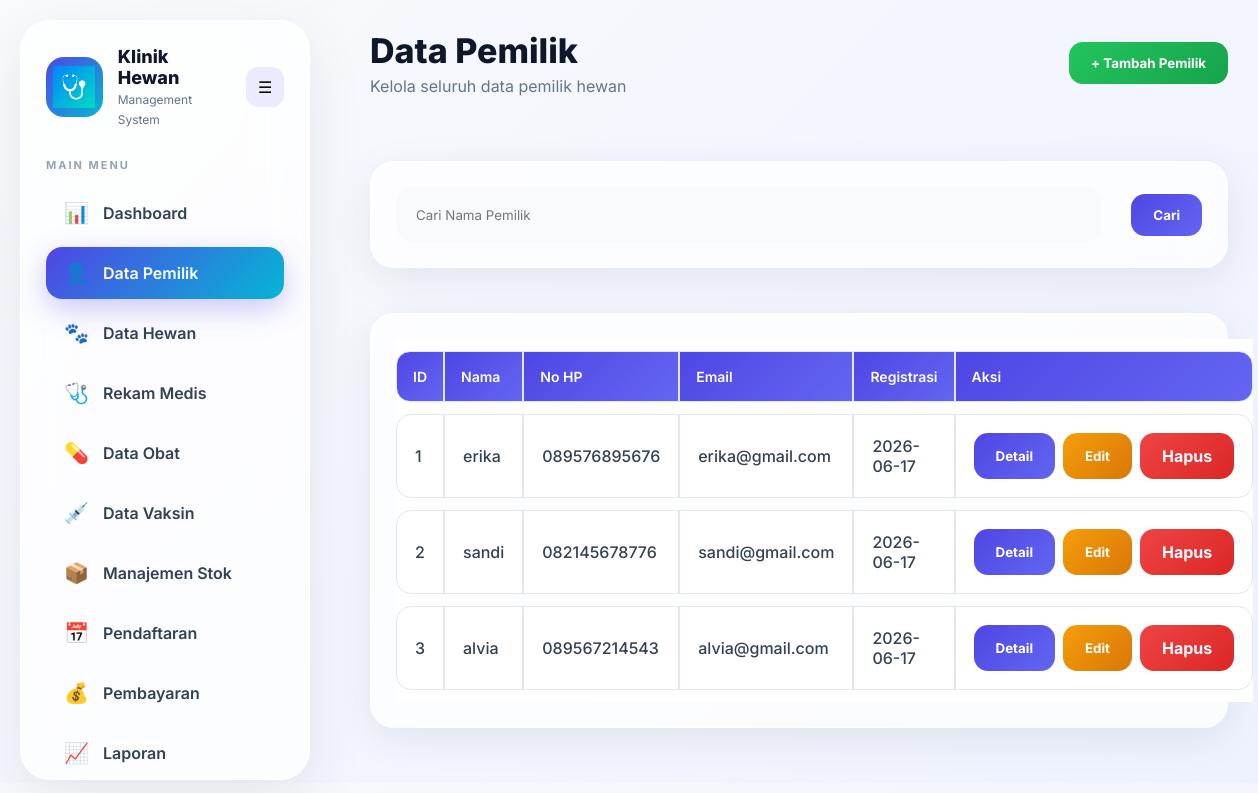
The page /pemilik/pemilik.php (signed in) on the database as committed earlier.
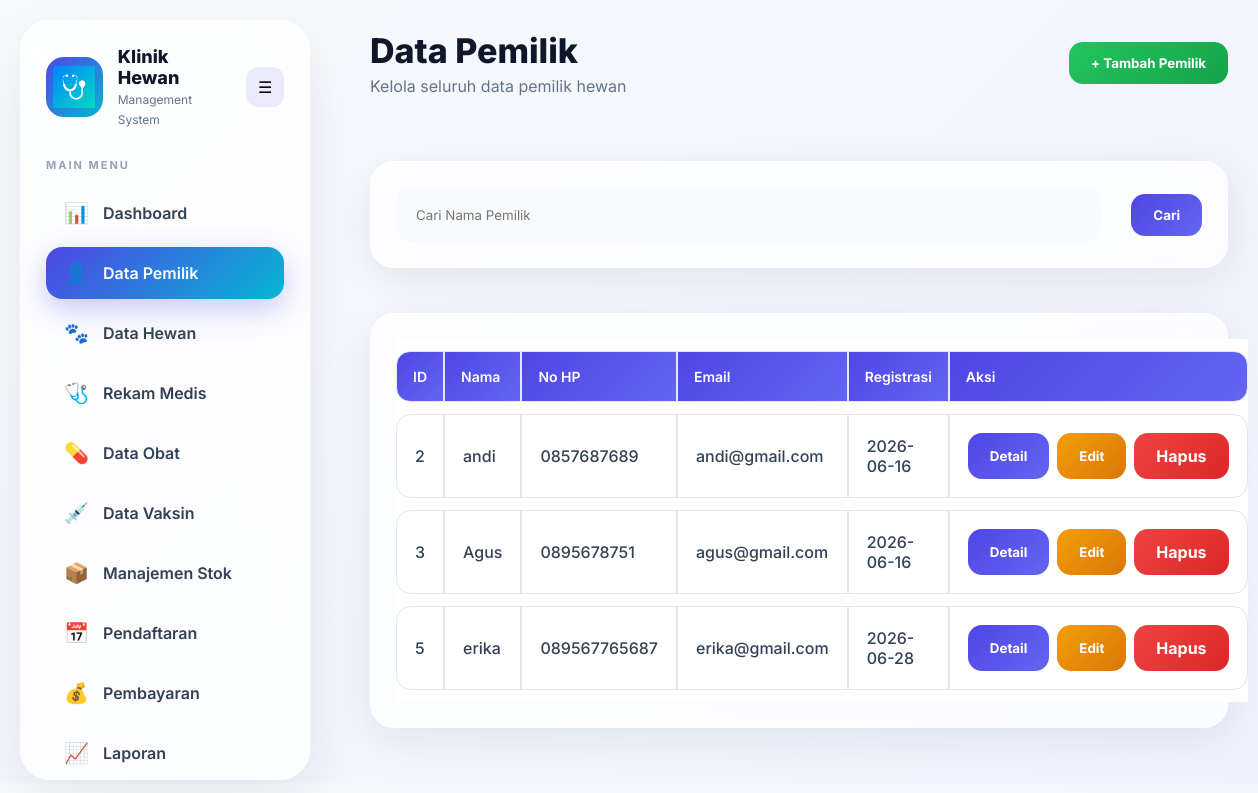
The same page on the database as committed later.
### tables this page shows
CREATE TABLE `pemilik` (
  `id_pemilik` int NOT NULL,
  `nama` varchar(100) DEFAULT NULL,
  `no_hp` varchar(20) DEFAULT NULL,
  `email` varchar(100) DEFAULT NULL,
  `alamat` text,
  `tanggal_registrasi` date DEFAULT NULL,
  `created_at` timestamp NULL DEFAULT CURRENT_TIMESTAMP
);

### pemilik/pemilik.php (the view, shortened to what this page needs)
<?php
include "../config/database.php";
$keyword = '';
$query = mysqli_query(
    $conn,
    "SELECT *
    FROM pemilik
    WHERE nama LIKE '%$keyword%'
    ORDER BY id_pemilik ASC"
);
?>
<!DOCTYPE html>
<html>
<head>
<link rel="stylesheet"
href="../assets/css/global.css">
<link rel="stylesheet"
href="../assets/css/sidebar.css">
<link rel="stylesheet"
href="../assets/css/header.css">
<link rel="stylesheet"
href="../assets/css/pemilik.css">
</head>
<body>
<?php include "../includes/sidebar.php"; ?>
<div class="main-content">
    <div class="page-header">
        <div>
            <h1>Data Pemilik</h1>
            <p>Kelola seluruh data pemilik hewan</p>
        </div>
        <button
        type="button"
        id="openModal"
        class="btn btn-success">
        + Tambah Pemilik
        </button>
    </div>
    <br><br>
    <div class="content-card">
    <form method="GET">
    <input
    type="text"
    name="search"
    placeholder="Cari Nama Pemilik"
    class="form-control">
    <br>
    <button class="btn btn-primary">
    Cari
    </button>
    </form>
    </div>
    <br>
    <div class="content-card">
    <table class="table">
    <tr>
    <th>ID</th>
    <th>Nama</th>
    <th>No HP</th>
    <th>Email</th>
    <th>Registrasi</th>
    <th>Aksi</th>
    </tr>
    <?php while($row = mysqli_fetch_assoc($query)){ ?>
    <tr>
    <td><?= $row['id_pemilik']; ?></td>
    <td><?= $row['nama']; ?></td>
    <td><?= $row['no_hp']; ?></td>
    <td><?= $row['email']; ?></td>
    <td><?= $row['tanggal_registrasi']; ?></td>
    <td>
    <button
    class="btn btn-primary btn-detail"
    data-id="<?= $row['id_pemilik']; ?>">
    Detail
    </button>
    <button
    class="btn btn-warning btn-edit"
    data-id="<?= $row['id_pemilik']; ?>">
    Edit
    </button>
    <a
    href="delete_pemilik.php?id=<?= $row['id_pemilik']; ?>"
    class="btn btn-danger"
    onclick="return confirm('Hapus data?')">
    Hapus
    </a>
    </td>
    </tr>
    <?php } ?>
    </table>
    </div>
</div>
</body>
</html>

Rows that differ between the two databases and show on the page:
removed pemilik: id_pemilik "1", nama "erika", no_hp "089576895676", email "erika@gmail.com", tanggal_registrasi "2026-06-17"
changed pemilik id 2: nama "sandi" → "andi"; no_hp "082145678776" → "0857687689"; email "sandi@gmail.com" → "andi@gmail.com"; tanggal_registrasi "2026-06-17" → "2026-06-16"
changed pemilik id 3: nama "alvia" → "Agus"; no_hp "089567214543" → "0895678751"; email "alvia@gmail.com" → "agus@gmail.com"; tanggal_registrasi "2026-06-17" → "2026-06-16"
added pemilik: id_pemilik "5", nama "erika", no_hp "089567765687", email "erika@gmail.com", tanggal_registrasi "2026-06-28"
